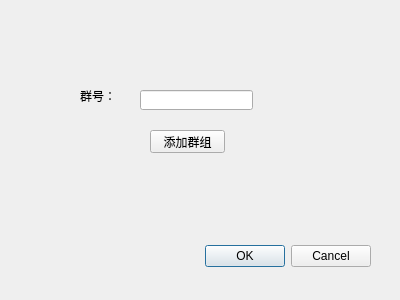
<?xml version="1.0" encoding="UTF-8"?>
<ui version="4.0">
 <class>Addgroup</class>
 <widget class="QDialog" name="Addgroup">
  <property name="geometry">
   <rect>
    <x>0</x>
    <y>0</y>
    <width>400</width>
    <height>300</height>
   </rect>
  </property>
  <property name="windowTitle">
   <string>Dialog</string>
  </property>
  <widget class="QDialogButtonBox" name="buttonBox">
   <property name="geometry">
    <rect>
     <x>30</x>
     <y>240</y>
     <width>341</width>
     <height>32</height>
    </rect>
   </property>
   <property name="orientation">
    <enum>Qt::Horizontal</enum>
   </property>
   <property name="standardButtons">
    <set>QDialogButtonBox::Cancel|QDialogButtonBox::Ok</set>
   </property>
  </widget>
  <widget class="QLineEdit" name="lineEdit">
   <property name="geometry">
    <rect>
     <x>140</x>
     <y>90</y>
     <width>113</width>
     <height>20</height>
    </rect>
   </property>
  </widget>
  <widget class="QLabel" name="label">
   <property name="geometry">
    <rect>
     <x>80</x>
     <y>90</y>
     <width>54</width>
     <height>12</height>
    </rect>
   </property>
   <property name="text">
    <string>群号：</string>
   </property>
  </widget>
  <widget class="QPushButton" name="pushButton">
   <property name="geometry">
    <rect>
     <x>150</x>
     <y>130</y>
     <width>75</width>
     <height>23</height>
    </rect>
   </property>
   <property name="text">
    <string>添加群组</string>
   </property>
  </widget>
 </widget>
 <resources/>
 <connections>
  <connection>
   <sender>buttonBox</sender>
   <signal>accepted()</signal>
   <receiver>Addgroup</receiver>
   <slot>accept()</slot>
   <hints>
    <hint type="sourcelabel">
     <x>248</x>
     <y>254</y>
    </hint>
    <hint type="destinationlabel">
     <x>157</x>
     <y>274</y>
    </hint>
   </hints>
  </connection>
  <connection>
   <sender>buttonBox</sender>
   <signal>rejected()</signal>
   <receiver>Addgroup</receiver>
   <slot>reject()</slot>
   <hints>
    <hint type="sourcelabel">
     <x>316</x>
     <y>260</y>
    </hint>
    <hint type="destinationlabel">
     <x>286</x>
     <y>274</y>
    </hint>
   </hints>
  </connection>
 </connections>
</ui>
